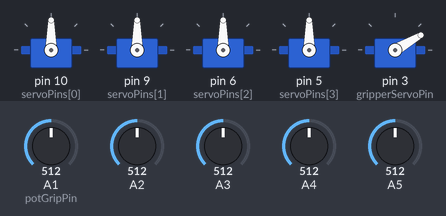
The sketch below on a simulated Arduino Uno, built with avr-gcc and run on an emulated ATmega328P. Parts: 5 × servo. Inputs (shaded band) come from the test bench; at power-on: A1 (potGripPin) = 512, A2 = 512, A3 = 512, A4 = 512, A5 = 512.

Above: at 1.2 s.
1.3 s: A1 (potGripPin) set to 716
At 2.2 s:
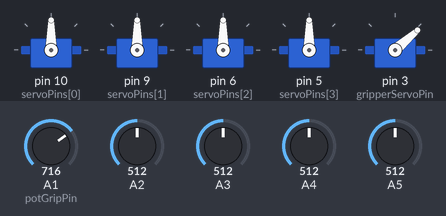
2.9 s: A2 set to 716
At 4.0 s:
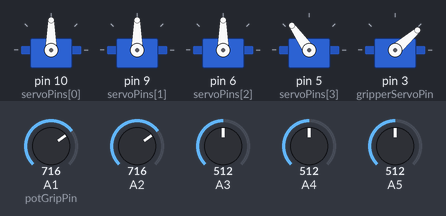
4.5 s: A3 set to 716
At 5.7 s:
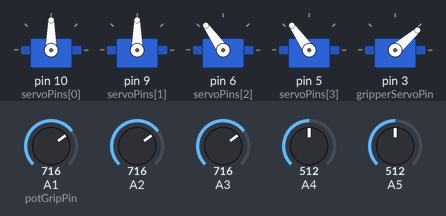
6.0 s: A4 set to 716
At 7.0 s:
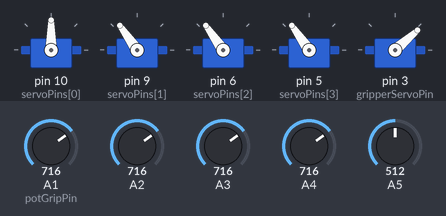
7.5 s: A5 set to 716
At 8.4 s:
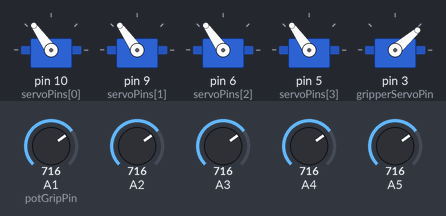
9.0 s: A2 set to 992
At 9.7 s:
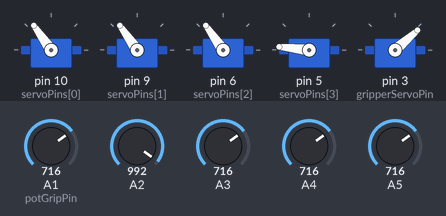
Timing chart, 0 to 11.5 s (numbered marks = the images above; inputs shaded):
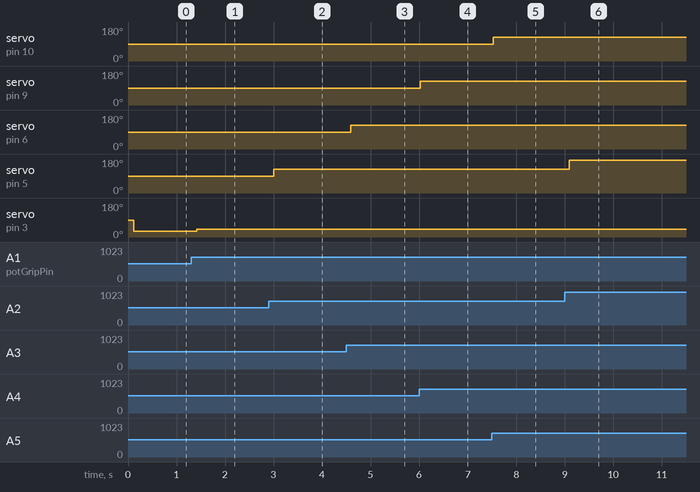

Measured:
- after the input at 1.3 s, servo on pin 3 (gripperServoPin): 30° → 41° after 0.12 s
- after the input at 2.9 s, servo on pin 5 (servoPins[3]): 90° → 125° after 0.10 s
- after the input at 4.5 s, servo on pin 6 (servoPins[2]): 90° → 125° after 0.09 s
- after the input at 6.0 s, servo on pin 9 (servoPins[1]): 90° → 125° at once
- after the input at 7.5 s, servo on pin 10 (servoPins[0]): 90° → 125° at once
- after the input at 9.0 s, servo on pin 5 (servoPins[3]): 125° → 174° after 0.10 s

The sketch:

Code.ino
```cpp
#include <Servo.h>
#define SERVO_NUM 4

/**********************************
Declaration of variables and arrays
**********************************/

//Gripper Servo done seperately since max angle should be 60
Servo ServoGripper;

//Servos and Servo Pins array
Servo Servos[SERVO_NUM];
int servoPins[SERVO_NUM] = {10, 9, 6, 5};
int gripperServoPin = 3;

//Declaring Potentiometers
int potvalGripper;
int potvals[SERVO_NUM];
int potpins[SERVO_NUM] = {5, 4, 3, 2};
int potGripPin = 1;

//Declaring Angle Values
int angleGripper;
int angles[SERVO_NUM];


/***************************************
Individual functions made for each tasks
***************************************/

//Setting up servos by connecting them to their respective pins
void setupServo(){
  for (int i = 0; i < SERVO_NUM; i++){
    Servos[i].attach(servoPins[i]);
    delay(15);
  }
 ServoGripper.attach(gripperServoPin);
}

//Reading potentiometer values for joints and gripper
void readPotentiometers(){
  for (int i = 0; i < SERVO_NUM; i++){
     potvals[i] = analogRead(potpins[i]);
  }
  potvalGripper = analogRead(potGripPin);
}

//Adjusts the angle based on the potentiometer values so that they match
void adjustangles(){
  for (int i = 0; i < SERVO_NUM; i++){
    angles[i] = map(potvals[i], 0, 1023, 0 ,180);
  }
   angleGripper = map(potvalGripper, 0, 1023, 0 , 60);
}

//Rotates the servos based on the angle value
void rotateServos() {
  for (int i = 0; i < SERVO_NUM; i++){
     Servos[i].write(angles[i]);
     delay(15);
    }
  ServoGripper.write(angleGripper);
  delay(15);
}

//Printing angle and potval values for debugging purposes
void display() {
  for (int i = 0; i < SERVO_NUM; i++) {
    Serial.println(" Servo ");
    Serial.print(i + 1);
    Serial.print(" | Potval: ");
    Serial.print(potvals[i]);
    Serial.print(" | Angle: ");
    Serial.print(angles[i]);
  }
  Serial.println(" Servo Gripper");
  Serial.print(" | Potval: ");
  Serial.print(potvalGripper);
  Serial.print(" | Angle: ");
  Serial.print(angleGripper);
  Serial.println("=============================");
}

/*************
Function Calls
*************/

void setup()
{
 Serial.begin(115200); //Beginning Serial Connection
 setupServo();
}

void loop()
{
  readPotentiometers();
  adjustangles();
  rotateServos();
  //display();
}
```
